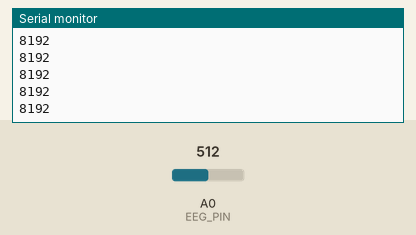
Simulated run of this sketch. Board: Arduino Uno R4 Minima. Parts: the last lines printed to the serial monitor. Inputs (shaded band) come from the test bench; at power-on: A0 (EEG_PIN) = 512 (analog values on the 0–1023 scale).

Above: at 1.2 s.
1.3 s: A0 (EEG_PIN) set to 716
At 2.1 s:
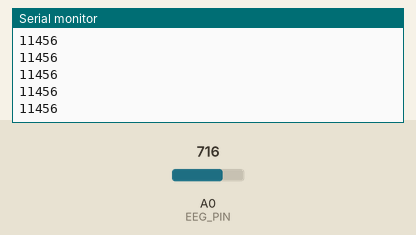
2.8 s: A0 (EEG_PIN) set to 900
At 3.5 s:
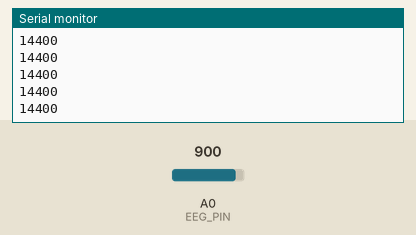
Timing chart, 0 to 5.0 s (numbered marks = the images above; inputs shaded):
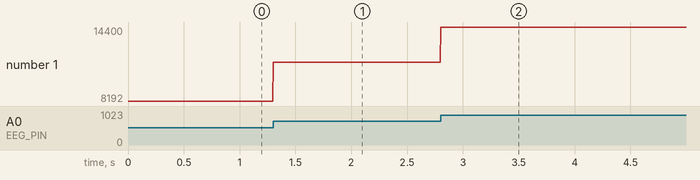

The sketch:

flowstate_eeg.ino
```cpp
/*
 * FlowState — simple EEG streamer for Arduino UNO R4 (Renesas)
 *
 * Reads the BioAmp EXG Pill on A0 at a fixed sample rate and prints one
 * raw ADC value per line over USB serial. The Python pipeline reads these
 * lines, filters them (50 Hz notch + 1-40 Hz bandpass) and computes focus.
 *
 * Wiring (BioAmp EXG Pill -> UNO R4):
 *   Yellow (signal out) -> A0
 *   Red    (VCC)        -> 3.3V
 *   Black  (GND)        -> GND
 *
 * Electrodes: 2 active on forehead (Fp1/Fp2, above the eyebrows),
 *             1 reference on an earlobe or mastoid bone.
 *
 * In the dashboard, choose this port and click "Go live".
 *   Baud: 230400   Sample rate: 500 Hz   ADC: 14-bit
 */

const int   EEG_PIN     = A0;
const long  BAUD        = 230400;
const int   SAMPLE_RATE = 500;                 // Hz
const unsigned long SAMPLE_US = 1000000UL / SAMPLE_RATE;

unsigned long nextSample = 0;

void setup() {
  Serial.begin(BAUD);
  analogReadResolution(14);                     // UNO R4 supports 14-bit ADC
  nextSample = micros();
}

void loop() {
  unsigned long now = micros();
  if ((long)(now - nextSample) >= 0) {
    nextSample += SAMPLE_US;
    int value = analogRead(EEG_PIN);
    Serial.println(value);
  }
}
```

Measured:
- after the input at 1.3 s, the serial monitor: prints a new line at once (image 1)
- after the input at 2.8 s, the serial monitor: prints a new line at once (image 2)
- plotted number 1: 8192 → 11456 after the input at 1.3 s, 11456 → 14400 after the input at 2.8 s
